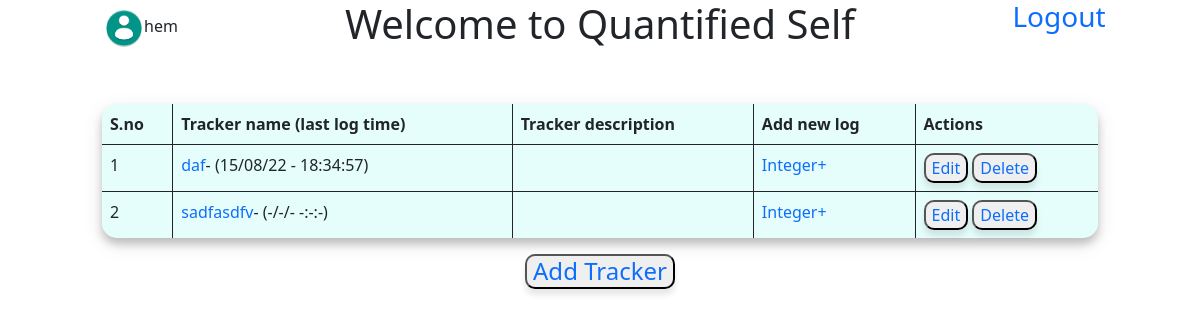
/main (signed in), run on an earlier commit of the app's database.
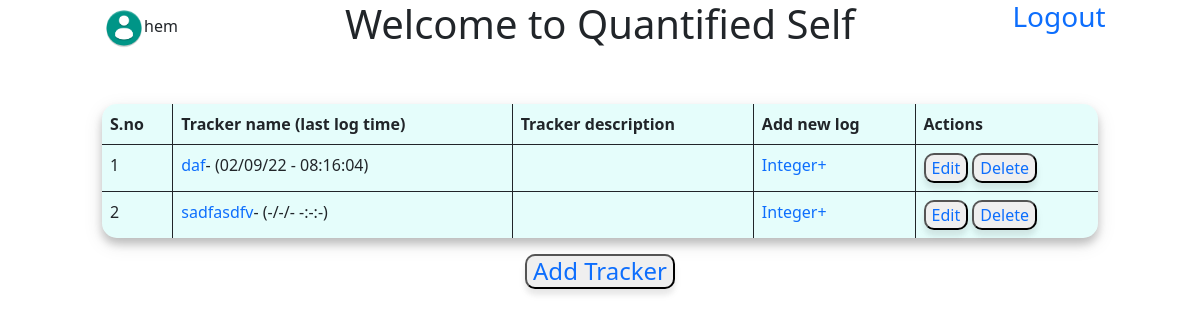
And on a later commit of the database.
### database.py (models this page shows)
class User(db.Model,UserMixin):
    id=db.Column(db.Integer,primary_key=True,autoincrement=True)
    username=db.Column(db.String,nullable=False,unique=True)
    password=db.Column(db.String,nullable=False)
    trackers=db.relationship("tracker",cascade='all',backref="parent")
    email = db.Column(db.String, unique=True)
    active = db.Column(db.Boolean())
    fs_uniquifier = db.Column(db.String(255), unique=True, nullable=False)
    roles = db.relationship('Role', secondary=roles_users,backref=db.backref('users', lazy='dynamic'))

class tracker(db.Model):
    user_id=db.Column(db.Integer,db.ForeignKey('user.id'),nullable=False)
    tracker_id=db.Column(db.Integer,primary_key=True,autoincrement=True)
    name=db.Column(db.String(30),nullable=False)
    desc=db.Column(db.String)
    type=db.Column(db.String,nullable=False)
    settings=db.Column(db.String)
    lastupdate=db.Column(db.DateTime)
    logs=db.relationship("log",cascade='all', backref="parent")

### application/controllers.py (the view)
@app.route('/main')
@login_required
def main():
    return render_template('main.html',user=current_user,datetime=datetime)

### application/controllers.py (called while the page is built)
@login_manager.user_loader
def load_user(id):
    u=User.query.filter(User.fs_uniquifier==id).one()
    return u

### templates/main.html (shortened to what this page needs)
<!DOCTYPE html>
<html lang="en" dir="ltr">
  <head>
    <link href="https://cdn.jsdelivr.net/npm/bootstrap@5.0.2/dist/css/bootstrap.min.css" rel="stylesheet">
    <link rel="stylesheet" href="/static/main.css">
  </head>
  <body>
    <div class="row">
      <div class="col-sm-3 d-flex justify-content-center">
        <span class="align-self-center"><img src='/static/userimg.png' width="40px" height="40px" />{{user.username}}</span>
      </div>
      <div class="col-sm-6 d-flex justify-content-center">
        <h1>Welcome to Quantified Self</h1>
      </div>
      <div class="col-sm-3 d-flex justify-content-center">
        <a class="h3" href="/logout" align="right">Logout</a>
      </div>
    </div>
    <br>
    <br>
    <div class="row main ">
      <div class="col-10 offset-1">
        <table class='table table-bordered tracker_table'>
          <thead>
            <tr>
              <th>S.no</th>
              <th>Tracker name (last log time)</th>
              <th>Tracker description</th>
              <th>Add new log</th>
              <th>Actions</th>
            </tr>
          </thead>
          <tbody>
            {% for t in user.trackers %}
            <tr>
              <td>{{loop.index}}</td>
              <td><a href="/tracker/{{t.tracker_id}}">{{t.name}}</a>- {% if t.lastupdate %}({{datetime.strftime(t.lastupdate,'%d/%m/%y - %H:%M:%S')}}){% else %} (-/-/- -:-:-) {% endif %}</td>
              <td>{{t.desc}}</td>
              <td><a href="/{{t.tracker_id}}/log/add">{{t.type}}+</a></td>
              <td>
                <button type="button" value="edit"><a href="/tracker/{{t.tracker_id}}/update">Edit</a></button>
                <button type="button" value="delete"><a href="/tracker/{{t.tracker_id}}/delete">Delete</a></button>
              </td>
            </tr>
            {% endfor %}
          </tbody>
        </table>
        <div class="text-center">
          <button class="button" type="button" name="button"><a class="h4" href="/tracker/add">Add Tracker</a> </button>
        </div>
      </div>
    </div>
  </body>
</html>

### static/main.css (style rules this page uses)
.table { box-shadow: 0 6px 8px 0 rgba(0, 0, 0, 0.2), 0 6px 20px 0 rgba(0, 0, 0, 0.1); background-color: #8bf7ed38; border-radius: 15px; border: hidden; }
button { box-shadow: 0 6px 8px 0 rgba(0, 0, 0, 0.05), 0 6px 5px 0 rgba(0, 0, 0, 0.05); border-radius: 10px; }
a { text-decoration: none; }

What changed in the data, as far as the page shows it:
changed tracker "daf": strftime "15/08/22 - 18:34:57" → "02/09/22 - 08:16:04"
